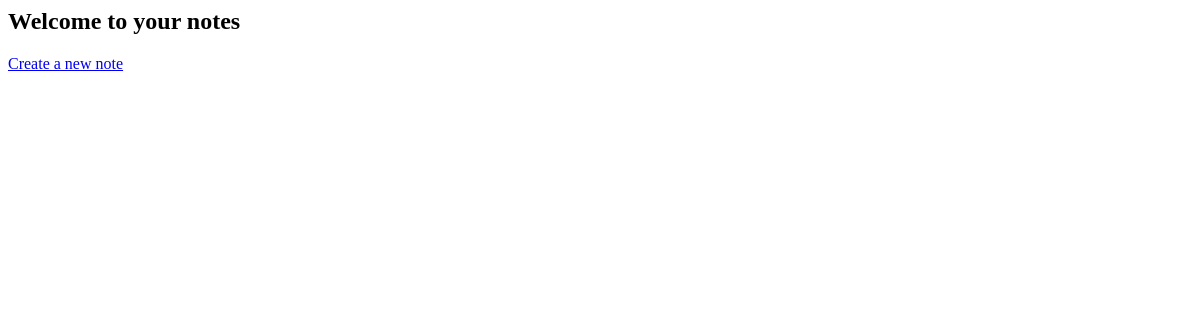
Before: /notes/home/ (signed in) with the older database file.
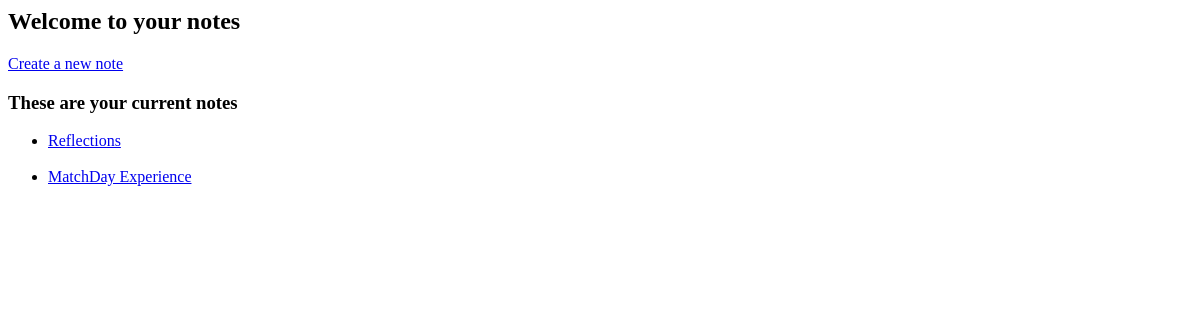
After: the same page with the newer database file.
### notes/models.py (models this page shows, shortened)
class Note(models.Model):
  title = models.CharField(max_length=30)
  noteText = models.TextField(blank=True)
  date = models.DateTimeField()
  user = models.ForeignKey(User, on_delete=models.CASCADE)

### notes/views.py (the view)
# urls.py: path('home/', views.home, name='home'),
def home(request):
  if(request.user.is_authenticated):
    username = request.user.username
    notes = Note.objects.all().filter(user = request.user)
  return render(request, "notes/home.html", {'notes': notes})

### notes/templates/notes/home.html
<h2>Welcome to your notes</h2>
<a href="/notes/new">Create a new note</a><br>
{% if notes.exists %}
  <h3>These are your current notes</h3>
  <ul>
    {% for note in notes %}
      <li><a href="/notes/view/{{ note.id }}">{{ note.title }}</a></li><br/>
    {%endfor%}
  </ul>
{% endif %}

Changed rows visible on the page:
added Note: title "Reflections"
added Note: title "MatchDay Experience"
Other visible differences:
text now shown: "These are your current notes"
